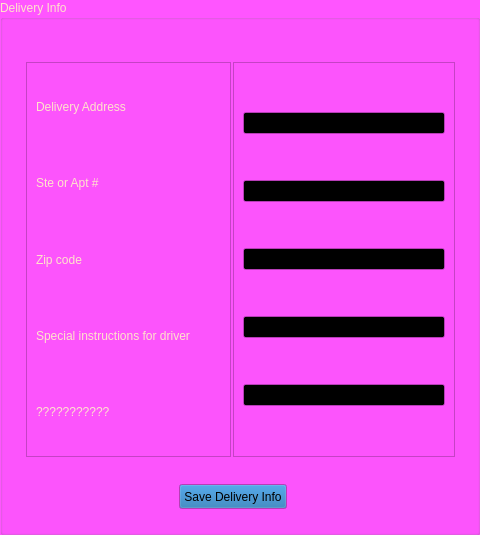
   <widget class="QGroupBox" name="deliveryinfo">
    <property name="geometry">
     <rect>
      <x>22</x>
      <y>109</y>
      <width>480</width>
      <height>535</height>
     </rect>
    </property>
    <property name="palette">
     <palette>
      <active>
       <colorrole role="WindowText">
        <brush brushstyle="SolidPattern">
         <color alpha="255">
          <red>255</red>
          <green>227</green>
          <blue>203</blue>
         </color>
        </brush>
       </colorrole>
       <colorrole role="Button">
        <brush brushstyle="SolidPattern">
         <color alpha="255">
          <red>26</red>
          <green>110</green>
          <blue>175</blue>
         </color>
        </brush>
       </colorrole>
       <colorrole role="Light">
        <brush brushstyle="SolidPattern">
         <color alpha="255">
          <red>136</red>
          <green>136</green>
          <blue>136</blue>
         </color>
        </brush>
       </colorrole>
       <colorrole role="Midlight">
        <brush brushstyle="SolidPattern">
         <color alpha="255">
          <red>170</red>
          <green>85</green>
          <blue>255</blue>
         </color>
        </brush>
       </colorrole>
       <colorrole role="Dark">
        <brush brushstyle="SolidPattern">
         <color alpha="255">
          <red>255</red>
          <green>227</green>
          <blue>203</blue>
         </color>
        </brush>
       </colorrole>
       <colorrole role="Mid">
        <brush brushstyle="SolidPattern">
         <color alpha="255">
          <red>255</red>
          <green>227</green>
          <blue>203</blue>
         </color>
        </brush>
       </colorrole>
       <colorrole role="Text">
        <brush brushstyle="SolidPattern">
         <color alpha="255">
          <red>255</red>
          <green>227</green>
          <blue>203</blue>
         </color>
        </brush>
       </colorrole>
       <colorrole role="ButtonText">
        <brush brushstyle="SolidPattern">
         <color alpha="255">
          <red>255</red>
          <green>227</green>
          <blue>203</blue>
         </color>
        </brush>
       </colorrole>
       <colorrole role="Base">
        <brush brushstyle="SolidPattern">
         <color alpha="255">
          <red>0</red>
          <green>0</green>
          <blue>0</blue>
         </color>
        </brush>
       </colorrole>
       <colorrole role="Window">
        <brush brushstyle="SolidPattern">
         <color alpha="255">
          <red>120</red>
          <green>131</green>
          <blue>170</blue>
         </color>
        </brush>
       </colorrole>
       <colorrole role="Shadow">
        <brush brushstyle="SolidPattern">
         <color alpha="255">
          <red>255</red>
          <green>227</green>
          <blue>203</blue>
         </color>
        </brush>
       </colorrole>
       <colorrole role="HighlightedText">
        <brush brushstyle="SolidPattern">
         <color alpha="255">
          <red>255</red>
          <green>227</green>
          <blue>203</blue>
         </color>
        </brush>
       </colorrole>
       <colorrole role="ToolTipBase">
        <brush brushstyle="SolidPattern">
         <color alpha="255">
          <red>255</red>
          <green>255</green>
          <blue>255</blue>
         </color>
        </brush>
       </colorrole>
       <colorrole role="ToolTipText">
        <brush brushstyle="SolidPattern">
         <color alpha="255">
          <red>255</red>
          <green>255</green>
          <blue>255</blue>
         </color>
        </brush>
       </colorrole>
       <colorrole role="PlaceholderText">
        <brush brushstyle="SolidPattern">
         <color alpha="128">
          <red>85</red>
          <green>0</green>
          <blue>255</blue>
         </color>
        </brush>
       </colorrole>
      </active>
      <inactive>
       <colorrole role="WindowText">
        <brush brushstyle="SolidPattern">
         <color alpha="255">
          <red>255</red>
          <green>227</green>
          <blue>203</blue>
         </color>
        </brush>
       </colorrole>
       <colorrole role="Button">
        <brush brushstyle="SolidPattern">
         <color alpha="255">
          <red>26</red>
          <green>110</green>
          <blue>175</blue>
         </color>
        </brush>
       </colorrole>
       <colorrole role="Light">
        <brush brushstyle="SolidPattern">
         <color alpha="255">
          <red>255</red>
          <green>227</green>
          <blue>203</blue>
         </color>
        </brush>
       </colorrole>
       <colorrole role="Midlight">
        <brush brushstyle="SolidPattern">
         <color alpha="255">
          <red>170</red>
          <green>85</green>
          <blue>255</blue>
         </color>
        </brush>
       </colorrole>
       <colorrole role="Dark">
        <brush brushstyle="SolidPattern">
         <color alpha="255">
          <red>0</red>
          <green>0</green>
          <blue>0</blue>
         </color>
        </brush>
       </colorrole>
       <colorrole role="Mid">
        <brush brushstyle="SolidPattern">
         <color alpha="255">
          <red>0</red>
          <green>0</green>
          <blue>0</blue>
         </color>
        </brush>
       </colorrole>
       <colorrole role="Base">
        <brush brushstyle="SolidPattern">
         <color alpha="255">
          <red>0</red>
          <green>0</green>
          <blue>0</blue>
         </color>
        </brush>
       </colorrole>
       <colorrole role="Window">
        <brush brushstyle="SolidPattern">
         <color alpha="255">
          <red>255</red>
          <green>85</green>
          <blue>255</blue>
         </color>
        </brush>
       </colorrole>
       <colorrole role="Highlight">
        <brush brushstyle="SolidPattern">
         <color alpha="255">
          <red>169</red>
          <green>77</green>
          <blue>193</blue>
         </color>
        </brush>
       </colorrole>
       <colorrole role="HighlightedText">
        <brush brushstyle="SolidPattern">
         <color alpha="255">
          <red>255</red>
          <green>227</green>
          <blue>203</blue>
         </color>
        </brush>
       </colorrole>
       <colorrole role="ToolTipBase">
        <brush brushstyle="SolidPattern">
         <color alpha="255">
          <red>255</red>
          <green>255</green>
          <blue>255</blue>
         </color>
        </brush>
       </colorrole>
       <colorrole role="Accent">
        <brush brushstyle="SolidPattern">
         <color alpha="255">
          <red>169</red>
          <green>77</green>
          <blue>193</blue>
         </color>
        </brush>
       </colorrole>
      </inactive>
      <disabled>
       <colorrole role="Button">
        <brush brushstyle="SolidPattern">
         <color alpha="255">
          <red>255</red>
          <green>227</green>
          <blue>203</blue>
         </color>
        </brush>
       </colorrole>
       <colorrole role="Midlight">
        <brush brushstyle="SolidPattern">
         <color alpha="255">
          <red>170</red>
          <green>85</green>
          <blue>255</blue>
         </color>
        </brush>
       </colorrole>
       <colorrole role="Dark">
        <brush brushstyle="SolidPattern">
         <color alpha="255">
          <red>255</red>
          <green>227</green>
          <blue>203</blue>
         </color>
        </brush>
       </colorrole>
       <colorrole role="Mid">
        <brush brushstyle="SolidPattern">
         <color alpha="255">
          <red>255</red>
          <green>227</green>
          <blue>203</blue>
         </color>
        </brush>
       </colorrole>
       <colorrole role="Text">
        <brush brushstyle="SolidPattern">
         <color alpha="255">
          <red>255</red>
          <green>255</green>
          <blue>255</blue>
         </color>
        </brush>
       </colorrole>
       <colorrole role="ButtonText">
        <brush brushstyle="SolidPattern">
         <color alpha="255">
          <red>255</red>
          <green>255</green>
          <blue>255</blue>
         </color>
        </brush>
       </colorrole>
       <colorrole role="Base">
        <brush brushstyle="SolidPattern">
         <color alpha="255">
          <red>0</red>
          <green>0</green>
          <blue>0</blue>
         </color>
        </brush>
       </colorrole>
       <colorrole role="Window">
        <brush brushstyle="SolidPattern">
         <color alpha="255">
          <red>0</red>
          <green>0</green>
          <blue>0</blue>
         </color>
        </brush>
       </colorrole>
       <colorrole role="HighlightedText">
        <brush brushstyle="SolidPattern">
         <color alpha="255">
          <red>255</red>
          <green>227</green>
          <blue>203</blue>
         </color>
        </brush>
       </colorrole>
       <colorrole role="AlternateBase">
        <brush brushstyle="SolidPattern">
         <color alpha="255">
          <red>64</red>
          <green>14</green>
          <blue>89</blue>
         </color>
        </brush>
       </colorrole>
      </disabled>
     </palette>
    </property>
    <property name="styleSheet">
     <string notr="true"/>
    </property>
    <property name="title">
     <string>Delivery Info</string>
    </property>
    <widget class="QFrame" name="frame_2">
     <property name="geometry">
      <rect>
       <x>233</x>
       <y>62</y>
       <width>222</width>
       <height>395</height>
      </rect>
     </property>
     <property name="frameShape">
      <enum>QFrame::Shape::StyledPanel</enum>
     </property>
     <property name="frameShadow">
      <enum>QFrame::Shadow::Raised</enum>
     </property>
     <layout class="QVBoxLayout" name="verticalLayout_2">
      <item>
       <widget class="QLineEdit" name="del_address_input">
        <property name="text">
         <string/>
        </property>
       </widget>
      </item>
      <item>
       <widget class="QLineEdit" name="ste_apt_input">
        <property name="text">
         <string/>
        </property>
       </widget>
      </item>
      <item>
       <widget class="QLineEdit" name="zip_input">
        <property name="text">
         <string/>
        </property>
       </widget>
      </item>
      <item>
       <widget class="QLineEdit" name="special_instructions_input">
        <property name="text">
         <string/>
        </property>
       </widget>
      </item>
      <item>
       <widget class="QLineEdit" name="idk"/>
      </item>
     </layout>
    </widget>
    <widget class="QFrame" name="frame_4">
     <property name="geometry">
      <rect>
       <x>26</x>
       <y>62</y>
       <width>205</width>
       <height>395</height>
      </rect>
     </property>
     <property name="frameShape">
      <enum>QFrame::Shape::StyledPanel</enum>
     </property>
     <property name="frameShadow">
      <enum>QFrame::Shadow::Raised</enum>
     </property>
     <layout class="QVBoxLayout" name="verticalLayout">
      <item>
       <widget class="QLabel" name="label">
        <property name="text">
         <string>Delivery Address</string>
        </property>
       </widget>
      </item>
      <item>
       <widget class="QLabel" name="label_2">
        <property name="text">
         <string>Ste or Apt #</string>
        </property>
       </widget>
      </item>
      <item>
       <widget class="QLabel" name="label_3">
        <property name="text">
         <string>Zip code</string>
        </property>
       </widget>
      </item>
      <item>
       <widget class="QLabel" name="label_4">
        <property name="text">
         <string>Special instructions for driver</string>
        </property>
       </widget>
      </item>
      <item>
       <widget class="QLabel" name="idk_2">
        <property name="text">
         <string>???????????</string>
        </property>
       </widget>
      </item>
     </layout>
    </widget>
    <widget class="QPushButton" name="savedelinfo">
     <property name="geometry">
      <rect>
       <x>179</x>
       <y>484</y>
       <width>108</width>
       <height>25</height>
      </rect>
     </property>
     <property name="text">
      <string>Save Delivery Info</string>
     </property>
    </widget>
   </widget>
